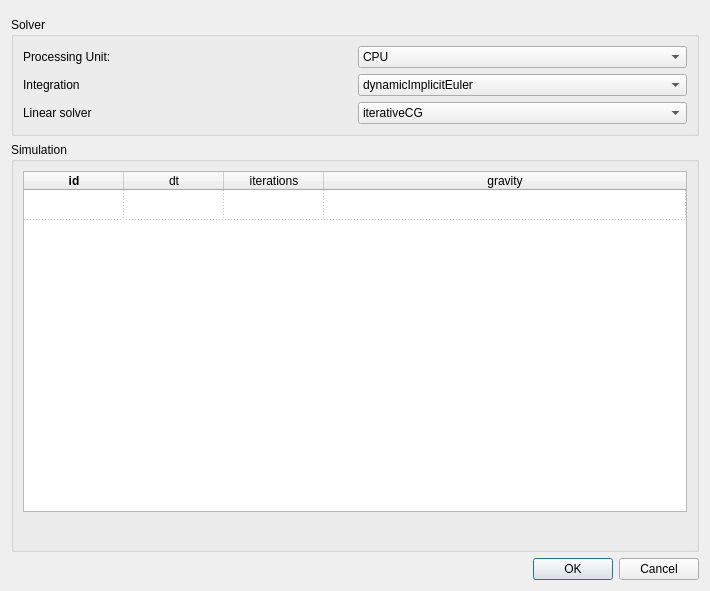
<?xml version="1.0" encoding="UTF-8"?>
<ui version="4.0">
 <class>Dialog</class>
 <widget class="QDialog" name="Dialog">
  <property name="geometry">
   <rect>
    <x>0</x>
    <y>0</y>
    <width>710</width>
    <height>591</height>
   </rect>
  </property>
  <property name="windowTitle">
   <string>Dialog</string>
  </property>
  <layout class="QVBoxLayout" name="verticalLayout_2">
   <item>
    <widget class="QWidget" name="widget" native="true">
     <property name="autoFillBackground">
      <bool>true</bool>
     </property>
     <widget class="QLabel" name="label">
      <property name="geometry">
       <rect>
        <x>290</x>
        <y>20</y>
        <width>65</width>
        <height>21</height>
       </rect>
      </property>
      <property name="text">
       <string>TextLabel</string>
      </property>
     </widget>
    </widget>
   </item>
   <item>
    <widget class="QGroupBox" name="grpSolver">
     <property name="title">
      <string>Solver</string>
     </property>
     <layout class="QGridLayout" name="gridLayout">
      <item row="0" column="0">
       <widget class="QLabel" name="lblProcessing">
        <property name="text">
         <string>Processing Unit:</string>
        </property>
       </widget>
      </item>
      <item row="0" column="1">
       <widget class="QComboBox" name="cboProcessingUnit">
        <property name="insertPolicy">
         <enum>QComboBox::NoInsert</enum>
        </property>
        <property name="sizeAdjustPolicy">
         <enum>QComboBox::AdjustToContents</enum>
        </property>
        <item>
         <property name="text">
          <string>CPU</string>
         </property>
        </item>
        <item>
         <property name="text">
          <string>GPU</string>
         </property>
        </item>
       </widget>
      </item>
      <item row="1" column="0">
       <widget class="QLabel" name="label_3">
        <property name="text">
         <string>Integration</string>
        </property>
       </widget>
      </item>
      <item row="1" column="1">
       <widget class="QComboBox" name="cboIntegration">
        <item>
         <property name="text">
          <string>dynamicImplicitEuler</string>
         </property>
        </item>
       </widget>
      </item>
      <item row="2" column="0">
       <widget class="QLabel" name="label_4">
        <property name="text">
         <string>Linear solver</string>
        </property>
       </widget>
      </item>
      <item row="2" column="1">
       <widget class="QComboBox" name="cboLinearSolver">
        <item>
         <property name="text">
          <string>iterativeCG</string>
         </property>
        </item>
       </widget>
      </item>
     </layout>
    </widget>
   </item>
   <item>
    <widget class="QGroupBox" name="groupBox_2">
     <property name="title">
      <string>Simulation</string>
     </property>
     <layout class="QVBoxLayout" name="verticalLayout">
      <item>
       <widget class="QTableWidget" name="tableWidget">
        <property name="selectionMode">
         <enum>QAbstractItemView::MultiSelection</enum>
        </property>
        <property name="selectionBehavior">
         <enum>QAbstractItemView::SelectRows</enum>
        </property>
        <property name="gridStyle">
         <enum>Qt::DotLine</enum>
        </property>
        <property name="sortingEnabled">
         <bool>true</bool>
        </property>
        <property name="rowCount">
         <number>1</number>
        </property>
        <attribute name="horizontalHeaderVisible">
         <bool>true</bool>
        </attribute>
        <attribute name="horizontalHeaderCascadingSectionResizes">
         <bool>false</bool>
        </attribute>
        <attribute name="horizontalHeaderStretchLastSection">
         <bool>true</bool>
        </attribute>
        <attribute name="verticalHeaderVisible">
         <bool>false</bool>
        </attribute>
        <attribute name="verticalHeaderHighlightSections">
         <bool>false</bool>
        </attribute>
        <attribute name="verticalHeaderShowSortIndicator" stdset="0">
         <bool>false</bool>
        </attribute>
        <attribute name="verticalHeaderStretchLastSection">
         <bool>false</bool>
        </attribute>
        <row/>
        <column>
         <property name="text">
          <string>id</string>
         </property>
         <property name="font">
          <font>
           <weight>75</weight>
           <bold>true</bold>
          </font>
         </property>
        </column>
        <column>
         <property name="text">
          <string>dt</string>
         </property>
        </column>
        <column>
         <property name="text">
          <string>iterations</string>
         </property>
        </column>
        <column>
         <property name="text">
          <string>gravity</string>
         </property>
        </column>
       </widget>
      </item>
      <item>
       <layout class="QHBoxLayout" name="horizontalLayout">
        <item>
         <spacer name="horizontalSpacer">
          <property name="orientation">
           <enum>Qt::Horizontal</enum>
          </property>
          <property name="sizeHint" stdset="0">
           <size>
            <width>40</width>
            <height>20</height>
           </size>
          </property>
         </spacer>
        </item>
        <item>
         <widget class="QPushButton" name="pushButton">
          <property name="text">
           <string/>
          </property>
          <property name="icon">
           <iconset resource="src/theme.qrc">
            <normaloff>:/icons/tango/16x16/list-remove.png</normaloff>:/icons/tango/16x16/list-remove.png</iconset>
          </property>
          <property name="flat">
           <bool>true</bool>
          </property>
         </widget>
        </item>
        <item>
         <widget class="QPushButton" name="pushButton_2">
          <property name="text">
           <string/>
          </property>
          <property name="icon">
           <iconset resource="src/theme.qrc">
            <normaloff>:/icons/tango/16x16/list-add.png</normaloff>:/icons/tango/16x16/list-add.png</iconset>
          </property>
          <property name="flat">
           <bool>true</bool>
          </property>
         </widget>
        </item>
       </layout>
      </item>
     </layout>
    </widget>
   </item>
   <item>
    <widget class="QDialogButtonBox" name="buttonBox">
     <property name="orientation">
      <enum>Qt::Horizontal</enum>
     </property>
     <property name="standardButtons">
      <set>QDialogButtonBox::Cancel|QDialogButtonBox::Ok</set>
     </property>
    </widget>
   </item>
  </layout>
 </widget>
 <resources>
  <include location="src/theme.qrc"/>
 </resources>
 <connections>
  <connection>
   <sender>buttonBox</sender>
   <signal>accepted()</signal>
   <receiver>Dialog</receiver>
   <slot>accept()</slot>
   <hints>
    <hint type="sourcelabel">
     <x>248</x>
     <y>254</y>
    </hint>
    <hint type="destinationlabel">
     <x>157</x>
     <y>274</y>
    </hint>
   </hints>
  </connection>
  <connection>
   <sender>buttonBox</sender>
   <signal>rejected()</signal>
   <receiver>Dialog</receiver>
   <slot>reject()</slot>
   <hints>
    <hint type="sourcelabel">
     <x>316</x>
     <y>260</y>
    </hint>
    <hint type="destinationlabel">
     <x>286</x>
     <y>274</y>
    </hint>
   </hints>
  </connection>
 </connections>
</ui>
